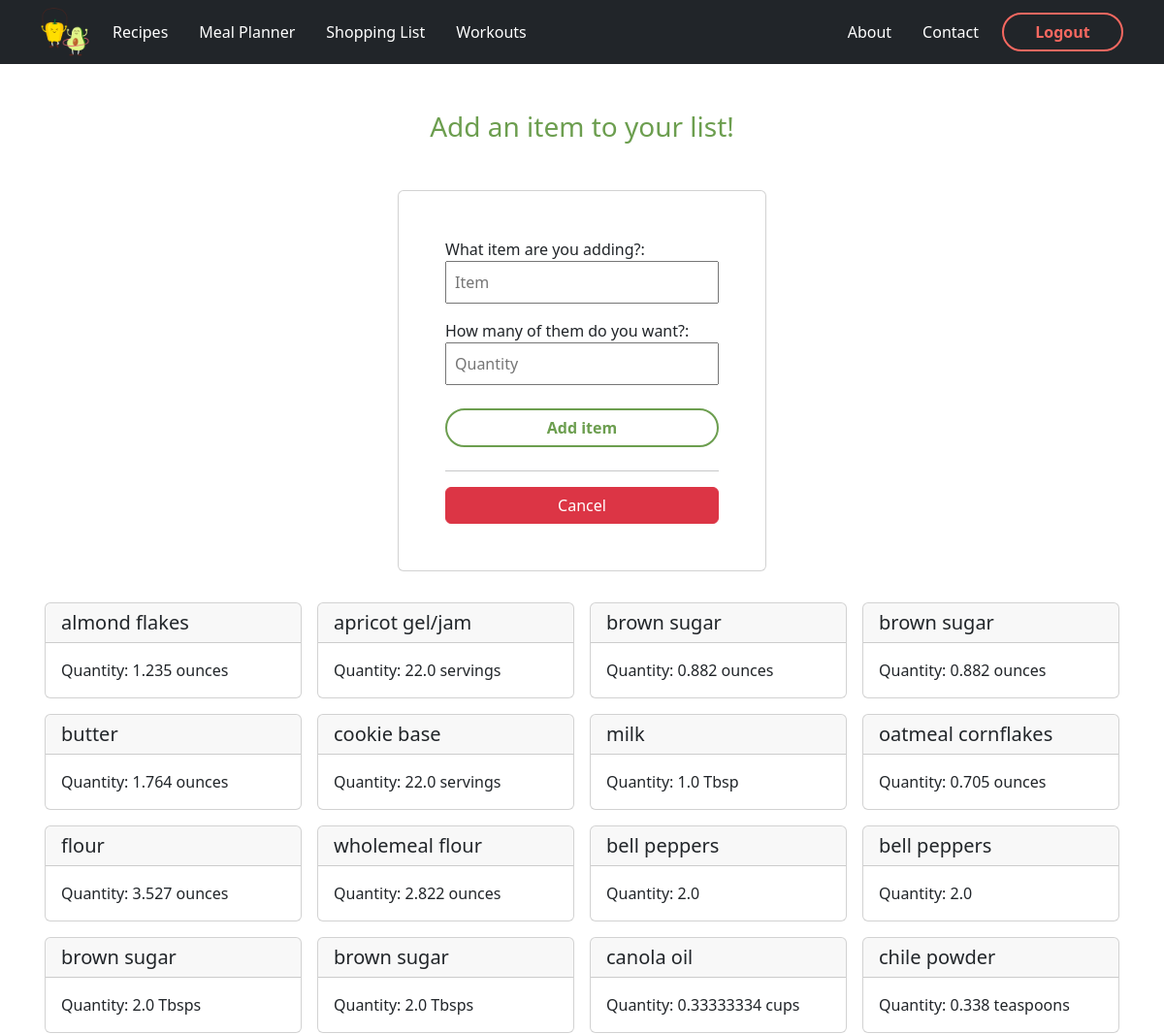
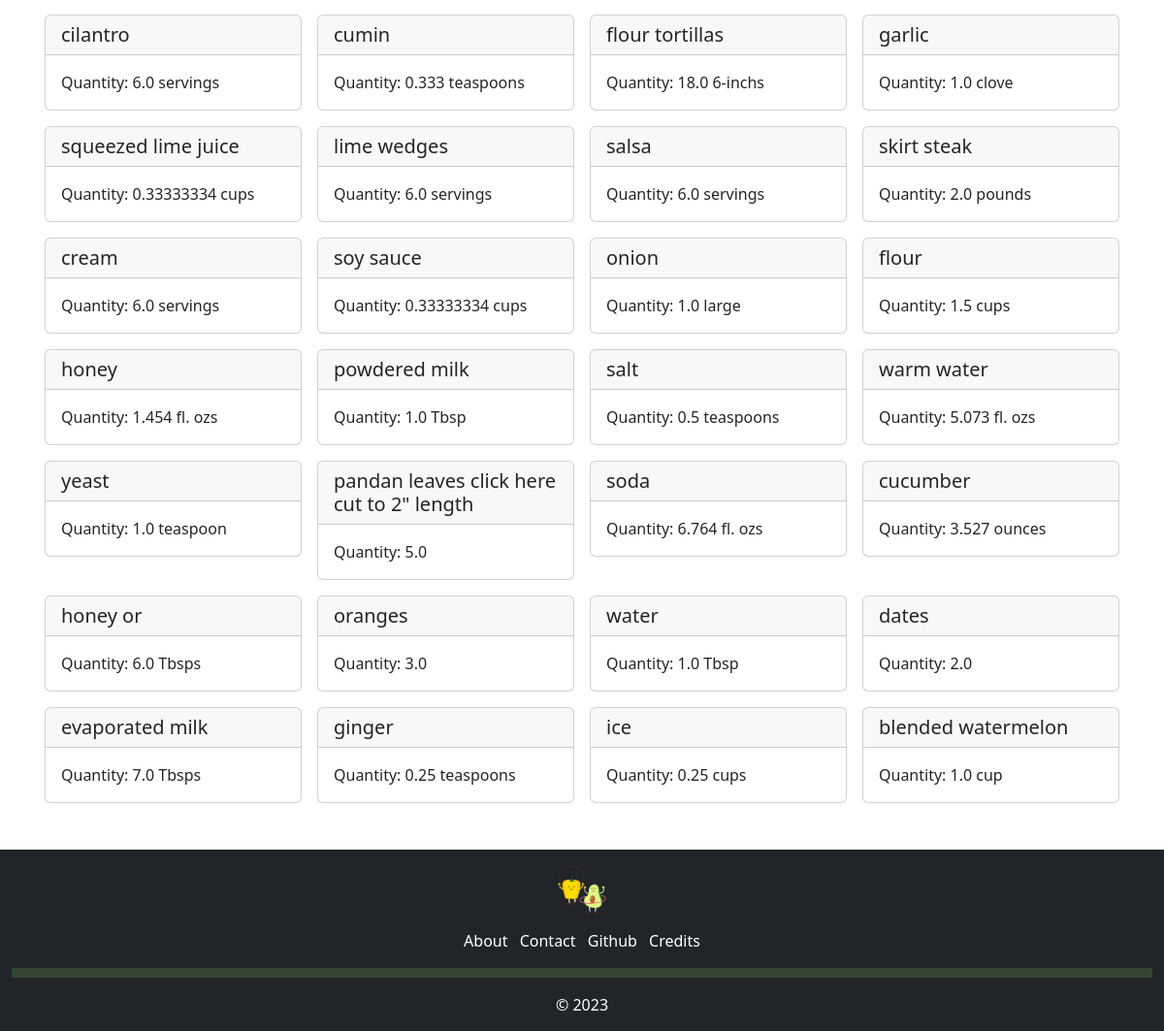
The app's page /addShoppingItem (signed in) with its own data (2 pictures, top to bottom).
### app/models.py (models this page shows, shortened)
class ShoppingList(db.Model):
    item_id = db.Column(db.Integer, nullable = False, primary_key = True)
    user_id = db.Column(db.Integer, db.ForeignKey('user.id'), nullable=False)
    name = db.Column(db.String(255), nullable = False)
    quantity = db.Column(db.String, nullable = False)
    date_added = db.Column(db.DateTime, nullable = False, default = datetime.utcnow)
    recipe_name = db.Column(db.String, nullable = True)

### app/routes.py (the view, shortened to what this page needs)
@app.route('/addShoppingItem', methods=["GET", "POST"])
@login_required
def addItem():
    print(current_user.id)
    title = "Add shopping item"
    css_file = 'shopping.css'
    form = shopping_form()
    shoplist = ShoppingList.query.filter_by(user_id=current_user.id).all()
    return render_template("additem.html", title = title, css_file = css_file, form=form, shoplist=shoplist)

### app/forms.py
class shopping_form(FlaskForm):
    name = StringField("What item are you adding?:", validators=[DataRequired()], render_kw={"placeholder": "Item"})
    quantity = StringField("How many of them do you want?:", validators=[DataRequired()], render_kw={"placeholder": "Quantity"})
    submit = SubmitField("Add item")

### app/models.py (called while the page is built)
@login_manager.user_loader
def load_user(user_id):
    return User.query.get(user_id)

### app/templates/additem.html (shortened to what this page needs)
{% extends "base.html" %}
{% block content %}
<div class="container-sm">
    <div class="text-center my-5 green-font">
        <h3>Add an item to your list!</h3>
    </div>
    {% if shoplist|length < 1 %} <div class="row my-5 g-3 justify-content-around align-items-start">
        <div class="card col-xl-4 col-lg-5 col-md-7 col-sm-10 p-5">
            <form method="POST">
                {{ form.hidden_tag() }}
                {{ form.name.label }}
                {{ form.name(class="col-12 mb-3 p-2") }}
                {{ form.quantity.label }}
                {{ form.quantity(class="col-12 mb-3 p-2") }}
                {{ form.submit(class="green-btn my-2")}}
                <hr>
            </form>
            <a class="btn btn-danger" href="{{ url_for('shopping') }}">Cancel</a>
        </div>
        <div class="card text-center col-xl-4 col-lg-5 col-md-7 col-sm-10 p-5">
            <h4>You currently have no items in your list!</h4>
        </div>
</div>
{% else %}
<div class="row mb-5 justify-content-around">
    <div class="card col-xl-4 col-lg-5 col-md-6 col-sm-8 col-11 p-5">
        <form method="POST">
            {{ form.name.label }}
            {{ form.name(class="col-12 mb-3 p-2") }}
            {{ form.quantity.label }}
            {{ form.quantity(class="col-12 mb-3 p-2") }}
            {{ form.submit(class="green-btn my-2")}}
            <hr>
        </form>
        <a class="btn btn-danger" href="{{ url_for('shopping') }}">Cancel</a>
    </div>
    <div class="row g-3">
        {% for item in shoplist %}
        <div class="col-md-3 col-sm-12">
            <div class="card">
                <h5 class="card-header">{{ item.name }}</h5>
                <div class="card-body">
                    <p class="card-text">Quantity: {{ item.quantity }}</p>
                </div>
            </div>
        </div>
        {% endfor %}
    </div>
</div>
{% endif %}
</div>
{% endblock %}

### app/static/css/shopping.css (style rules this page uses)
.green-btn { color: #6C9E4F; background-color: inherit; font-weight: bold; width: 125px; height: 40px; width:100%; border: 2px solid #6C9E4F; border-radius: 30px; }
.green-font { color: #6C9E4F }

### records on screen
ShoppingList: name "almond flakes", quantity "1.235 ounces"
ShoppingList: name "apricot gel/jam", quantity "22.0 servings"
ShoppingList: name "brown sugar", quantity "0.882 ounces"
ShoppingList: name "brown sugar", quantity "0.882 ounces"
ShoppingList: name "butter", quantity "1.764 ounces"
ShoppingList: name "cookie base", quantity "22.0 servings"
ShoppingList: name "milk", quantity "1.0 Tbsp"
ShoppingList: name "oatmeal cornflakes", quantity "0.705 ounces"
ShoppingList: name "flour", quantity "3.527 ounces"
ShoppingList: name "wholemeal flour", quantity "2.822 ounces"
ShoppingList: name "bell peppers", quantity "2.0"
ShoppingList: name "bell peppers", quantity "2.0"
ShoppingList: name "brown sugar", quantity "2.0 Tbsps"
ShoppingList: name "brown sugar", quantity "2.0 Tbsps"
ShoppingList: name "canola oil", quantity "0.33333334 cups"
ShoppingList: name "chile powder", quantity "0.338 teaspoons"
ShoppingList: name "cilantro", quantity "6.0 servings"
ShoppingList: name "cumin", quantity "0.333 teaspoons"
ShoppingList: name "flour tortillas", quantity "18.0 6-inchs"
ShoppingList: name "garlic", quantity "1.0 clove"
ShoppingList: name "squeezed lime juice", quantity "0.33333334 cups"
ShoppingList: name "lime wedges", quantity "6.0 servings"
ShoppingList: name "salsa", quantity "6.0 servings"
ShoppingList: name "skirt steak", quantity "2.0 pounds"
ShoppingList: name "cream", quantity "6.0 servings"
ShoppingList: name "soy sauce", quantity "0.33333334 cups"
ShoppingList: name "onion", quantity "1.0 large"
ShoppingList: name "flour", quantity "1.5 cups"
ShoppingList: name "honey", quantity "1.454 fl. ozs"
ShoppingList: name "powdered milk", quantity "1.0 Tbsp"
ShoppingList: name "salt", quantity "0.5 teaspoons"
ShoppingList: name "warm water", quantity "5.073 fl. ozs"
ShoppingList: name "yeast", quantity "1.0 teaspoon"
ShoppingList: name "pandan leaves click here cut to 2\" length", quantity "5.0"
ShoppingList: name "soda", quantity "6.764 fl. ozs"
ShoppingList: name "cucumber", quantity "3.527 ounces"
ShoppingList: name "honey or", quantity "6.0 Tbsps"
ShoppingList: name "oranges", quantity "3.0"
ShoppingList: name "water", quantity "1.0 Tbsp"
ShoppingList: name "dates", quantity "2.0"
ShoppingList: name "evaporated milk", quantity "7.0 Tbsps"
ShoppingList: name "ginger", quantity "0.25 teaspoons"
ShoppingList: name "ice", quantity "0.25 cups"
ShoppingList: name "blended watermelon", quantity "1.0 cup"
